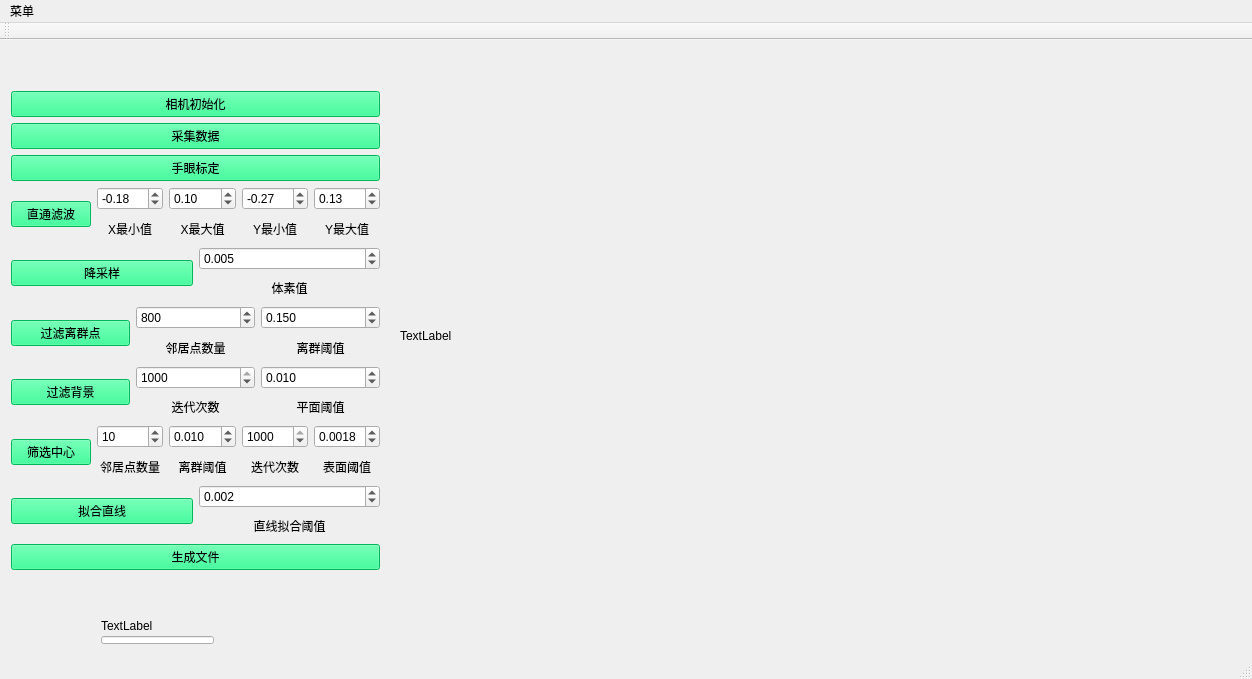
<?xml version="1.0" encoding="UTF-8"?>
<ui version="4.0">
 <class>project_qtClass</class>
 <widget class="QMainWindow" name="project_qtClass">
  <property name="geometry">
   <rect>
    <x>0</x>
    <y>0</y>
    <width>1252</width>
    <height>679</height>
   </rect>
  </property>
  <property name="windowTitle">
   <string>project_qt</string>
  </property>
  <widget class="QWidget" name="centralWidget">
   <widget class="QLabel" name="label">
    <property name="geometry">
     <rect>
      <x>400</x>
      <y>100</y>
      <width>411</width>
      <height>391</height>
     </rect>
    </property>
    <property name="text">
     <string>TextLabel</string>
    </property>
    <property name="scaledContents">
     <bool>true</bool>
    </property>
   </widget>
   <widget class="QVTKWidget" name="qvtkWidget">
    <property name="geometry">
     <rect>
      <x>860</x>
      <y>100</y>
      <width>381</width>
      <height>411</height>
     </rect>
    </property>
   </widget>
   <widget class="QWidget" name="layoutWidget">
    <property name="geometry">
     <rect>
      <x>0</x>
      <y>40</y>
      <width>391</width>
      <height>501</height>
     </rect>
    </property>
    <layout class="QVBoxLayout" name="verticalLayout_11">
     <item>
      <widget class="QPushButton" name="pushButton_init">
       <property name="styleSheet">
        <string notr="true">background-color:rgb(0, 255, 127);</string>
       </property>
       <property name="text">
        <string>相机初始化</string>
       </property>
      </widget>
     </item>
     <item>
      <widget class="QPushButton" name="pushButton_getdata">
       <property name="styleSheet">
        <string notr="true">background-color:rgb(0, 255, 127);</string>
       </property>
       <property name="text">
        <string>采集数据</string>
       </property>
      </widget>
     </item>
     <item>
      <widget class="QPushButton" name="pushButton_calibrate">
       <property name="styleSheet">
        <string notr="true">background-color:rgb(0, 255, 127);</string>
       </property>
       <property name="text">
        <string>手眼标定</string>
       </property>
      </widget>
     </item>
     <item>
      <layout class="QHBoxLayout" name="horizontalLayout">
       <item>
        <widget class="QPushButton" name="pushButton_pass">
         <property name="styleSheet">
          <string notr="true">background-color:rgb(0, 255, 127);</string>
         </property>
         <property name="text">
          <string>直通滤波</string>
         </property>
        </widget>
       </item>
       <item>
        <layout class="QVBoxLayout" name="verticalLayout_2">
         <item>
          <widget class="QDoubleSpinBox" name="x_pass_min_value">
           <property name="minimum">
            <double>-3.000000000000000</double>
           </property>
           <property name="maximum">
            <double>3.000000000000000</double>
           </property>
           <property name="singleStep">
            <double>0.010000000000000</double>
           </property>
           <property name="value">
            <double>-0.180000000000000</double>
           </property>
          </widget>
         </item>
         <item>
          <widget class="QLabel" name="x_pass_min">
           <property name="text">
            <string>X最小值</string>
           </property>
           <property name="alignment">
            <set>Qt::AlignCenter</set>
           </property>
          </widget>
         </item>
        </layout>
       </item>
       <item>
        <layout class="QVBoxLayout" name="verticalLayout_12">
         <item>
          <widget class="QDoubleSpinBox" name="x_pass_max_value">
           <property name="minimum">
            <double>-3.000000000000000</double>
           </property>
           <property name="maximum">
            <double>3.000000000000000</double>
           </property>
           <property name="singleStep">
            <double>0.010000000000000</double>
           </property>
           <property name="value">
            <double>0.100000000000000</double>
           </property>
          </widget>
         </item>
         <item>
          <widget class="QLabel" name="x_pass_2">
           <property name="text">
            <string>X最大值</string>
           </property>
           <property name="alignment">
            <set>Qt::AlignCenter</set>
           </property>
          </widget>
         </item>
        </layout>
       </item>
       <item>
        <layout class="QVBoxLayout" name="verticalLayout">
         <item>
          <widget class="QDoubleSpinBox" name="y_pass_min_value">
           <property name="minimum">
            <double>-3.000000000000000</double>
           </property>
           <property name="maximum">
            <double>3.000000000000000</double>
           </property>
           <property name="singleStep">
            <double>0.010000000000000</double>
           </property>
           <property name="value">
            <double>-0.270000000000000</double>
           </property>
          </widget>
         </item>
         <item>
          <widget class="QLabel" name="y_pass_min">
           <property name="text">
            <string>Y最小值</string>
           </property>
           <property name="alignment">
            <set>Qt::AlignCenter</set>
           </property>
          </widget>
         </item>
        </layout>
       </item>
       <item>
        <layout class="QVBoxLayout" name="verticalLayout_13">
         <item>
          <widget class="QDoubleSpinBox" name="y_pass_max_value">
           <property name="minimum">
            <double>-3.000000000000000</double>
           </property>
           <property name="maximum">
            <double>3.000000000000000</double>
           </property>
           <property name="singleStep">
            <double>0.010000000000000</double>
           </property>
           <property name="value">
            <double>0.130000000000000</double>
           </property>
          </widget>
         </item>
         <item>
          <widget class="QLabel" name="y_pass_max">
           <property name="text">
            <string>Y最大值</string>
           </property>
           <property name="alignment">
            <set>Qt::AlignCenter</set>
           </property>
          </widget>
         </item>
        </layout>
       </item>
      </layout>
     </item>
     <item>
      <layout class="QHBoxLayout" name="horizontalLayout_2">
       <item>
        <widget class="QPushButton" name="pushButton_voxel">
         <property name="styleSheet">
          <string notr="true">background-color:rgb(0, 255, 127);</string>
         </property>
         <property name="text">
          <string>降采样</string>
         </property>
        </widget>
       </item>
       <item>
        <layout class="QVBoxLayout" name="verticalLayout_3">
         <item>
          <widget class="QDoubleSpinBox" name="voxe_value">
           <property name="decimals">
            <number>3</number>
           </property>
           <property name="maximum">
            <double>1.000000000000000</double>
           </property>
           <property name="singleStep">
            <double>0.001000000000000</double>
           </property>
           <property name="value">
            <double>0.005000000000000</double>
           </property>
          </widget>
         </item>
         <item>
          <widget class="QLabel" name="voxel">
           <property name="text">
            <string>体素值</string>
           </property>
           <property name="alignment">
            <set>Qt::AlignCenter</set>
           </property>
          </widget>
         </item>
        </layout>
       </item>
      </layout>
     </item>
     <item>
      <layout class="QHBoxLayout" name="horizontalLayout_3">
       <item>
        <widget class="QPushButton" name="pushButton_outlier">
         <property name="styleSheet">
          <string notr="true">background-color:rgb(0, 255, 127);</string>
         </property>
         <property name="text">
          <string>过滤离群点</string>
         </property>
        </widget>
       </item>
       <item>
        <layout class="QVBoxLayout" name="verticalLayout_4">
         <item>
          <widget class="QSpinBox" name="outlier_meank_value">
           <property name="maximum">
            <number>1000</number>
           </property>
           <property name="value">
            <number>800</number>
           </property>
           <property name="displayIntegerBase">
            <number>10</number>
           </property>
          </widget>
         </item>
         <item>
          <widget class="QLabel" name="outlier_meank">
           <property name="text">
            <string>邻居点数量</string>
           </property>
           <property name="alignment">
            <set>Qt::AlignCenter</set>
           </property>
          </widget>
         </item>
        </layout>
       </item>
       <item>
        <layout class="QVBoxLayout" name="verticalLayout_5">
         <item>
          <widget class="QDoubleSpinBox" name="outlier_thres_value">
           <property name="decimals">
            <number>3</number>
           </property>
           <property name="maximum">
            <double>5.000000000000000</double>
           </property>
           <property name="singleStep">
            <double>0.001000000000000</double>
           </property>
           <property name="value">
            <double>0.150000000000000</double>
           </property>
          </widget>
         </item>
         <item>
          <widget class="QLabel" name="outlier_thres">
           <property name="text">
            <string>离群阈值</string>
           </property>
           <property name="alignment">
            <set>Qt::AlignCenter</set>
           </property>
          </widget>
         </item>
        </layout>
       </item>
      </layout>
     </item>
     <item>
      <layout class="QHBoxLayout" name="horizontalLayout_4">
       <item>
        <widget class="QPushButton" name="pushButton_background">
         <property name="styleSheet">
          <string notr="true">background-color:rgb(0, 255, 127);</string>
         </property>
         <property name="text">
          <string>过滤背景</string>
         </property>
        </widget>
       </item>
       <item>
        <layout class="QVBoxLayout" name="verticalLayout_6">
         <item>
          <widget class="QSpinBox" name="back_iter_value">
           <property name="maximum">
            <number>1000</number>
           </property>
           <property name="singleStep">
            <number>100</number>
           </property>
           <property name="value">
            <number>1000</number>
           </property>
          </widget>
         </item>
         <item>
          <widget class="QLabel" name="backgd_iter">
           <property name="text">
            <string>迭代次数</string>
           </property>
           <property name="alignment">
            <set>Qt::AlignCenter</set>
           </property>
          </widget>
         </item>
        </layout>
       </item>
       <item>
        <layout class="QVBoxLayout" name="verticalLayout_7">
         <item>
          <widget class="QDoubleSpinBox" name="back_thres_value">
           <property name="decimals">
            <number>3</number>
           </property>
           <property name="maximum">
            <double>1.000000000000000</double>
           </property>
           <property name="singleStep">
            <double>0.001000000000000</double>
           </property>
           <property name="value">
            <double>0.010000000000000</double>
           </property>
          </widget>
         </item>
         <item>
          <widget class="QLabel" name="back_thres_va">
           <property name="text">
            <string>平面阈值</string>
           </property>
           <property name="alignment">
            <set>Qt::AlignCenter</set>
           </property>
          </widget>
         </item>
        </layout>
       </item>
      </layout>
     </item>
     <item>
      <layout class="QHBoxLayout" name="horizontalLayout_5">
       <item>
        <widget class="QPushButton" name="pushButton_center">
         <property name="styleSheet">
          <string notr="true">background-color:rgb(0, 255, 127);</string>
         </property>
         <property name="text">
          <string>筛选中心</string>
         </property>
        </widget>
       </item>
       <item>
        <layout class="QVBoxLayout" name="verticalLayout_15">
         <item>
          <widget class="QSpinBox" name="mid_outlier_meank_value">
           <property name="maximum">
            <number>100</number>
           </property>
           <property name="value">
            <number>10</number>
           </property>
           <property name="displayIntegerBase">
            <number>10</number>
           </property>
          </widget>
         </item>
         <item>
          <widget class="QLabel" name="mid_outlier_meank">
           <property name="text">
            <string>邻居点数量</string>
           </property>
           <property name="alignment">
            <set>Qt::AlignCenter</set>
           </property>
          </widget>
         </item>
        </layout>
       </item>
       <item>
        <layout class="QVBoxLayout" name="verticalLayout_8">
         <item>
          <widget class="QDoubleSpinBox" name="mid_out_thres_value">
           <property name="decimals">
            <number>3</number>
           </property>
           <property name="maximum">
            <double>1.000000000000000</double>
           </property>
           <property name="singleStep">
            <double>0.001000000000000</double>
           </property>
           <property name="value">
            <double>0.010000000000000</double>
           </property>
          </widget>
         </item>
         <item>
          <widget class="QLabel" name="mid_out_thres">
           <property name="text">
            <string>离群阈值</string>
           </property>
           <property name="alignment">
            <set>Qt::AlignCenter</set>
           </property>
          </widget>
         </item>
        </layout>
       </item>
       <item>
        <layout class="QVBoxLayout" name="verticalLayout_16">
         <item>
          <widget class="QSpinBox" name="mid_back_iter_value">
           <property name="maximum">
            <number>1000</number>
           </property>
           <property name="singleStep">
            <number>100</number>
           </property>
           <property name="value">
            <number>1000</number>
           </property>
          </widget>
         </item>
         <item>
          <widget class="QLabel" name="mid_backgd_iter">
           <property name="text">
            <string>迭代次数</string>
           </property>
           <property name="alignment">
            <set>Qt::AlignCenter</set>
           </property>
          </widget>
         </item>
        </layout>
       </item>
       <item>
        <layout class="QVBoxLayout" name="verticalLayout_9">
         <item>
          <widget class="QDoubleSpinBox" name="mid_back_thres_value">
           <property name="decimals">
            <number>4</number>
           </property>
           <property name="maximum">
            <double>1.000000000000000</double>
           </property>
           <property name="singleStep">
            <double>0.001000000000000</double>
           </property>
           <property name="value">
            <double>0.001800000000000</double>
           </property>
          </widget>
         </item>
         <item>
          <widget class="QLabel" name="mid_back_thres">
           <property name="text">
            <string>表面阈值</string>
           </property>
           <property name="alignment">
            <set>Qt::AlignCenter</set>
           </property>
          </widget>
         </item>
        </layout>
       </item>
      </layout>
     </item>
     <item>
      <layout class="QHBoxLayout" name="horizontalLayout_6">
       <item>
        <widget class="QPushButton" name="pushButton_line">
         <property name="styleSheet">
          <string notr="true">background-color:rgb(0, 255, 127);</string>
         </property>
         <property name="text">
          <string>拟合直线</string>
         </property>
        </widget>
       </item>
       <item>
        <layout class="QVBoxLayout" name="verticalLayout_10">
         <item>
          <widget class="QDoubleSpinBox" name="line_thres_value">
           <property name="decimals">
            <number>3</number>
           </property>
           <property name="maximum">
            <double>1.000000000000000</double>
           </property>
           <property name="value">
            <double>0.002000000000000</double>
           </property>
          </widget>
         </item>
         <item>
          <widget class="QLabel" name="line_thres">
           <property name="text">
            <string>直线拟合阈值</string>
           </property>
           <property name="alignment">
            <set>Qt::AlignCenter</set>
           </property>
          </widget>
         </item>
        </layout>
       </item>
      </layout>
     </item>
     <item>
      <widget class="QPushButton" name="pushButton_getpath">
       <property name="styleSheet">
        <string notr="true">background-color:rgb(0, 255, 127);</string>
       </property>
       <property name="text">
        <string>生成文件</string>
       </property>
      </widget>
     </item>
    </layout>
   </widget>
   <widget class="QWidget" name="layoutWidget">
    <property name="geometry">
     <rect>
      <x>90</x>
      <y>570</y>
      <width>135</width>
      <height>45</height>
     </rect>
    </property>
    <layout class="QVBoxLayout" name="verticalLayout_14">
     <item>
      <widget class="QLabel" name="label_hint">
       <property name="text">
        <string>TextLabel</string>
       </property>
      </widget>
     </item>
     <item>
      <widget class="QLineEdit" name="input"/>
     </item>
    </layout>
   </widget>
  </widget>
  <widget class="QMenuBar" name="menuBar">
   <property name="geometry">
    <rect>
     <x>0</x>
     <y>0</y>
     <width>1252</width>
     <height>23</height>
    </rect>
   </property>
   <widget class="QMenu" name="menu">
    <property name="title">
     <string>菜单</string>
    </property>
    <addaction name="actionsave"/>
    <addaction name="actionsave_temp"/>
    <addaction name="actionload_temp"/>
    <addaction name="actionsave_image"/>
    <addaction name="actionload_pointcloud"/>
   </widget>
   <addaction name="menu"/>
  </widget>
  <widget class="QToolBar" name="mainToolBar">
   <attribute name="toolBarArea">
    <enum>TopToolBarArea</enum>
   </attribute>
   <attribute name="toolBarBreak">
    <bool>false</bool>
   </attribute>
  </widget>
  <widget class="QStatusBar" name="statusBar"/>
  <action name="actionsave">
   <property name="text">
    <string>save</string>
   </property>
  </action>
  <action name="actionsave_temp">
   <property name="text">
    <string>save_temp</string>
   </property>
  </action>
  <action name="actionload_temp">
   <property name="text">
    <string>load_temp</string>
   </property>
  </action>
  <action name="actionsave_image">
   <property name="text">
    <string>save_image</string>
   </property>
  </action>
  <action name="actionload_pointcloud">
   <property name="text">
    <string>load_pointcloud</string>
   </property>
  </action>
 </widget>
 <layoutdefault spacing="6" margin="11"/>
 <customwidgets>
  <customwidget>
   <class>QVTKWidget</class>
   <extends>QWidget</extends>
   <header>QVTKWidget.h</header>
   <container>1</container>
  </customwidget>
 </customwidgets>
 <resources>
  <include location="project_qt.qrc"/>
 </resources>
 <connections/>
</ui>
